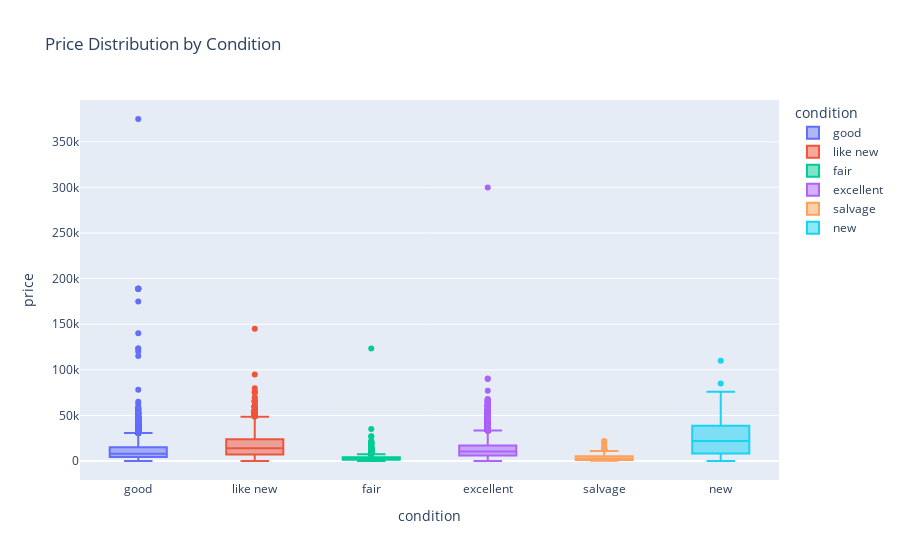

Notebook cell for this chart:
### Code cell
# price by vehicle condition
px.box(df, x="condition", y="price", color="condition",
       title="Price Distribution by Condition")

### Figure 1 — Plotly figure (JSON) as saved in the notebook; plotly's stock layout.template omitted (floating-point values rounded to 4 significant figures; data arrays with more than 128 entries replaced by an {"elided": "..."} marker saying what was removed)
{"data": [{"alignmentgroup": "True", "hovertemplate": "condition=%{x}<br>price=%{y}<extra></extra>", "legendgroup": "good", "marker": {"color": "#636efa"}, "name": "good", "notched": false, "offsetgroup": "good", "orientation": "v", "showlegend": true, "type": "box", "x": {"elided": "20145 str values"}, "x0": " ", "xaxis": "x", "y": {"elided": "20145 int values"}, "y0": " ", "yaxis": "y"}, {"alignmentgroup": "True", "hovertemplate": "condition=%{x}<br>price=%{y}<extra></extra>", "legendgroup": "like new", "marker": {"color": "#EF553B"}, "name": "like new", "notched": false, "offsetgroup": "like new", "orientation": "v", "showlegend": true, "type": "box", "x": {"elided": "4742 str values"}, "x0": " ", "xaxis": "x", "y": {"elided": "4742 int values"}, "y0": " ", "yaxis": "y"}, {"alignmentgroup": "True", "hovertemplate": "condition=%{x}<br>price=%{y}<extra></extra>", "legendgroup": "fair", "marker": {"color": "#00cc96"}, "name": "fair", "notched": false, "offsetgroup": "fair", "orientation": "v", "showlegend": true, "type": "box", "x": {"elided": "1607 str values"}, "x0": " ", "xaxis": "x", "y": {"elided": "1607 int values"}, "y0": " ", "yaxis": "y"}, {"alignmentgroup": "True", "hovertemplate": "condition=%{x}<br>price=%{y}<extra></extra>", "legendgroup": "excellent", "marker": {"color": "#ab63fa"}, "name": "excellent", "notched": false, "offsetgroup": "excellent", "orientation": "v", "showlegend": true, "type": "box", "x": {"elided": "24773 str values"}, "x0": " ", "xaxis": "x", "y": {"elided": "24773 int values"}, "y0": " ", "yaxis": "y"}, {"alignmentgroup": "True", "hovertemplate": "condition=%{x}<br>price=%{y}<extra></extra>", "legendgroup": "salvage", "marker": {"color": "#FFA15A"}, "name": "salvage", "notched": false, "offsetgroup": "salvage", "orientation": "v", "showlegend": true, "type": "box", "x": ["salvage", "salvage", "salvage", "salvage", "salvage", "salvage", "salvage", "salvage", "salvage", "salvage", "salvage", "salvage", "salvage", "salvage", "salvage", "salvage", "salvage", "salvage", "salvage", "salvage", "salvage", "salvage", "salvage", "salvage", "salvage", "salvage", "salvage", "salvage", "salvage", "salvage", "salvage", "salvage", "salvage", "salvage", "salvage", "salvage", "salvage", "salvage", "salvage", "salvage", "salvage", "salvage", "salvage", "salvage", "salvage", "salvage", "salvage", "salvage", "salvage", "salvage", "salvage", "salvage", "salvage", "salvage", "salvage", "salvage", "salvage", "salvage", "salvage", "salvage", "salvage", "salvage", "salvage", "salvage", "salvage", "salvage", "salvage", "salvage", "salvage", "salvage", "salvage", "salvage", "salvage", "salvage", "salvage", "salvage", "salvage", "salvage", "salvage", "salvage", "salvage", "salvage", "salvage", "salvage", "salvage", "salvage", "salvage", "salvage", "salvage", "salvage", "salvage", "salvage", "salvage", "salvage", "salvage", "salvage", "salvage", "salvage", "salvage", "salvage", "salvage", "salvage", "salvage", "salvage", "salvage", "salvage", "salvage", "salvage", "salvage", "salvage", "salvage", "salvage", "salvage", "salvage", "salvage"], "x0": " ", "xaxis": "x", "y": [600, 1000, 5500, 999, 850, 5000, 8000, 2500, 1800, 1000, 1500, 1800, 8000, 580, 2700, 11000, 800, 800, 3800, 4100, 12900, 400, 18500, 13500, 5500, 900, 850, 4500, 3750, 22000, 800, 1700, 9450, 2000, 1500, 5000, 4000, 800, 13000, 800, 15000, 2950, 1500, 3500, 800, 10700, 9975, 1400, 1200, 3500, 800, 20750, 8750, 13200, 6750, 2950, 2495, 2400, 2700, 2500, 800, 1200, 1200, 1000, 4500, 500, 4700, 1000, 3500, 5200, 20750, 8750, 8725, 750, 5000, 1700, 3000, 3000, 6000, 2500, 700, 5990, 500, 2500, 2250, 650, 700, 1000, 1900, 600, 7000, 1000, 1500, 7000, 4800, 500, 2000, 700, 3000, 5000, 7000, 450, 9900, 1500, 5000, 14500, 500, 1500, 1000, 850, 500, 3500, 5000, 2900, 2700], "y0": " ", "yaxis": "y"}, {"alignmentgroup": "True", "hovertemplate": "condition=%{x}<br>price=%{y}<extra></extra>", "legendgroup": "new", "marker": {"color": "#19d3f3"}, "name": "new", "notched": false, "offsetgroup": "new", "orientation": "v", "showlegend": true, "type": "box", "x": {"elided": "143 str values"}, "x0": " ", "xaxis": "x", "y": {"elided": "143 int values"}, "y0": " ", "yaxis": "y"}], "layout": {"boxmode": "overlay", "legend": {"title": {"text": "condition"}, "tracegroupgap": 0}, "title": {"text": "Price Distribution by Condition"}, "xaxis": {"anchor": "y", "categoryarray": ["good", "like new", "fair", "excellent", "salvage", "new"], "categoryorder": "array", "domain": [0, 1], "title": {"text": "condition"}}, "yaxis": {"anchor": "x", "domain": [0, 1], "title": {"text": "price"}}}}
